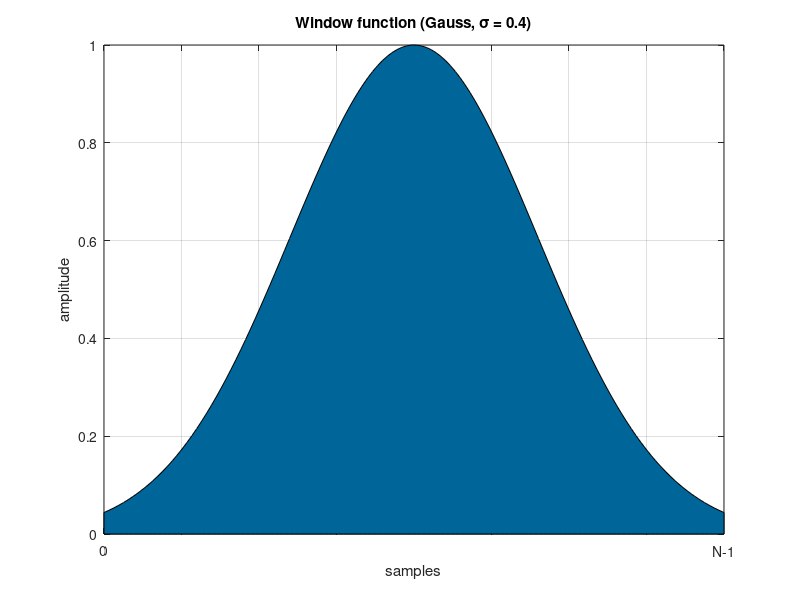
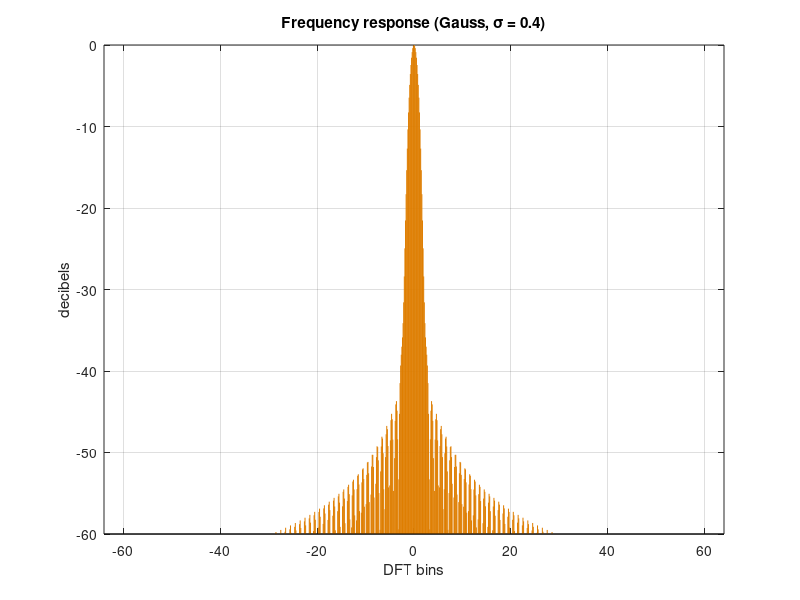

These figures' MATLAB source, in order:
N=128;
k=0:N-1;
 
dr = 60;
sigma = 0.4;
w = exp(-0.5*( (k-(N-1)/2)/(sigma*(N-1)/2) ).^2);
 
B = N*sum(w.^2)/sum(w)^2 ;   % noise bandwidth (bins)
 
H = abs(fft([w zeros(1,7*N)]));
H = fftshift(H);
H = H/max(H);
H = 20*log10(H);
H = max(0,dr+H);
 
figure
area(k,w,'FaceColor', [0 .4 .6])
xlim([0 N-1])
set(gca,'XTick', [0 : 1/8 : 1]*(N-1))
set(gca,'XTickLabel','0| | | | | | | |N-1')
grid on
ylabel('amplitude')
xlabel('samples')
title('Window function (Gauss, \sigma = 0.4)')
 
figure
stem(([1:(8*N)]-1-4*N)/8,H,'-');
set(findobj('Type','line'),'Marker','none','Color',[.871 .49 0])
xlim([-4*N 4*N]/8)
ylim([0 dr])
set(gca,'YTickLabel','-60|-50|-40|-30|-20|-10|0')
grid on
ylabel('decibels')
xlabel('DFT bins')
title('Frequency response (Gauss, \sigma = 0.4)')
